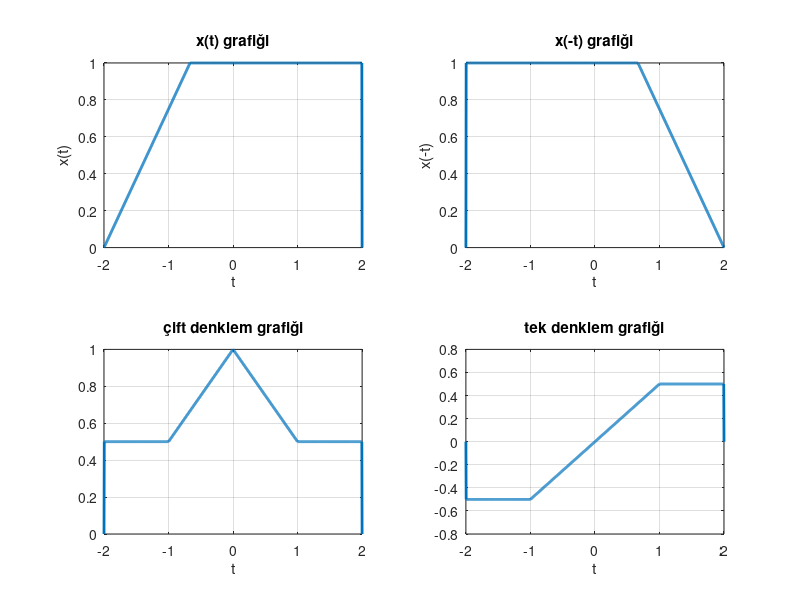

MATLAB code to generate this figure:
t1 = linspace(-2, 2, 1000);
t2= linspace(-1, 2, 1000);
t3= linspace(-2, 1, 1000);

xfirst = (t2>=-1 & t2<0).*(t2+1) + (t2>=0 & t2<2)*1 + (t2==2)*0;
xsecond = (t3>-2 & t3<0).*(1) + (t3>=0 & t3<=1).*(-t3+1) + (t3==-2)*0;
x_1 = (t1>=-1 & t1<0).*(t1+1) + (t1>=0 & t1<2)*1 + (t1==2)*0;
x_2 = (t1>-2 & t1<0).*(1) + (t1>=0 & t1<=1).*(-t1+1) + (t1==-2)*0;

subplot(2,2,1);
plot(t1, xfirst,'LineWidth',2);
title('x(t) grafiği');
xlabel('t'); ylabel('x(t)');
grid on;

subplot(2,2,2);
plot(t1, xsecond, 'LineWidth',2);
title('x(-t) grafiği') 
xlabel('t'); ylabel('x(-t)');
grid on;

subplot(2,2,3);
plot(t1, (x_1+x_2)/2,'LineWidth',2);
title('çift denklem grafiği') 
xlabel('t');
grid on;

subplot(2,2,4);
plot(t1,(x_1-x_2)/2,'LineWidth',2);
title('tek denklem grafiği');xlabel('t');
grid on;